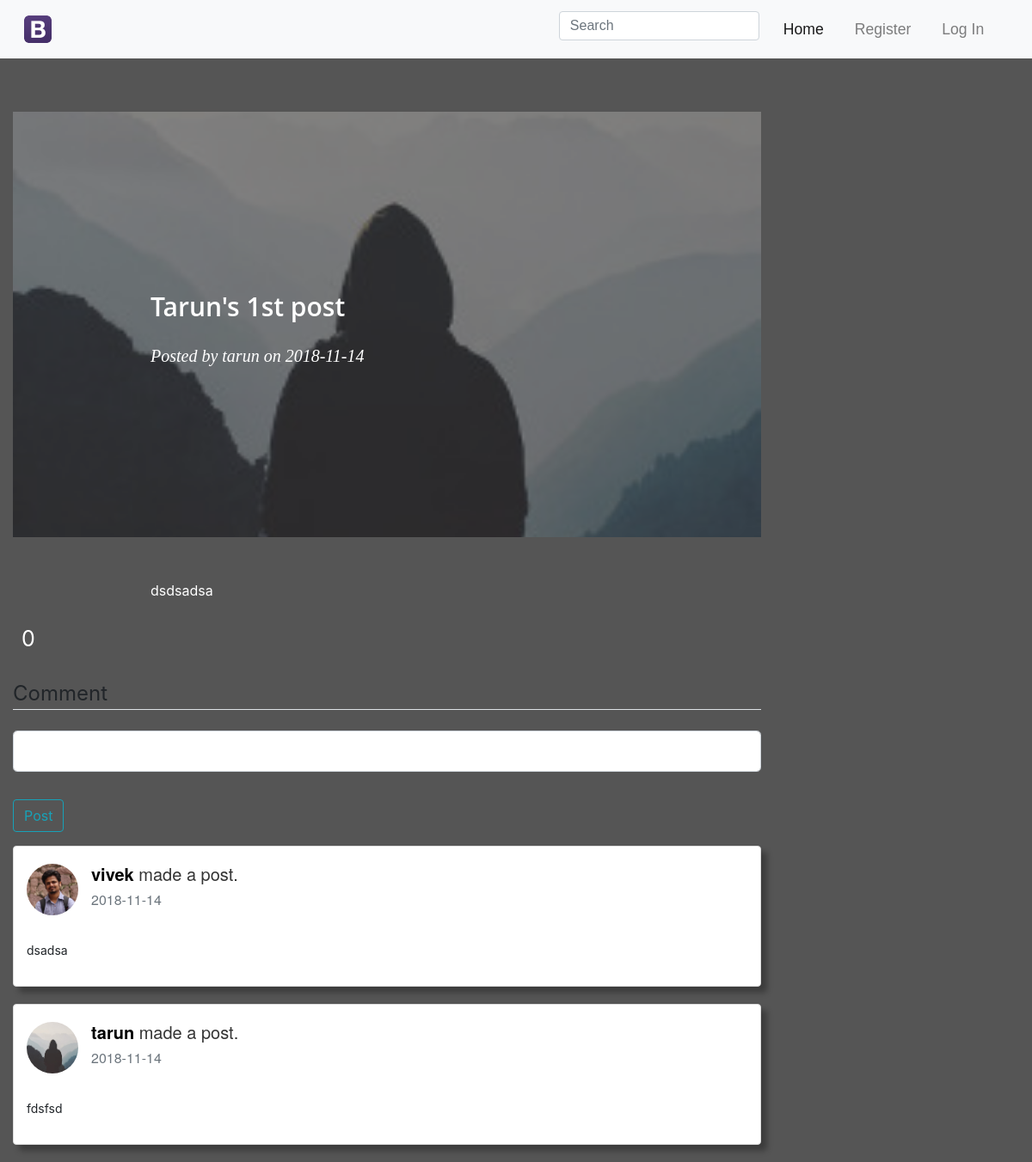
/post/11, run on the app's committed database.
### flaskblog/models.py (models this page shows, shortened)
class User(db.Model, UserMixin):
    id = db.Column(db.Integer, primary_key=True)
    username = db.Column(db.String(20), unique=True, nullable=False)
    email = db.Column(db.String(120), unique=True, nullable=False)
    image_file = db.Column(db.String(20), nullable=False, default='default.jpg')
    password = db.Column(db.String(60), nullable=False)
    posts = db.relationship('Post', backref='author', lazy=True)
    aboutme = db.Column(db.String(1000))
    user_comments = db.relationship('Comment', backref='commentor', lazy=True)
    liked = db.relationship('PostLike', foreign_keys='PostLike.user_id', backref='user', lazy='dynamic')

class Post(db.Model):
    id = db.Column(db.Integer, primary_key=True)
    title = db.Column(db.String(100), nullable=False)
    date_posted = db.Column(db.DateTime, nullable=False, default=datetime.utcnow)
    content = db.Column(db.Text, nullable=False)
    user_id = db.Column(db.Integer, db.ForeignKey('user.id'), nullable=False)
    published = db.Column(db.Boolean, default=False)
    comments = db.relationship('Comment', backref='post_comments', lazy=True)
    user_tag = db.Column(db.Text)
    likes = db.relationship('PostLike', backref='post', lazy='dynamic')
    theme = db.Column(db.Integer, default=1)

class Comment(db.Model):
    id = db.Column(db.Integer, primary_key=True)
    body = db.Column(db.String(140))
    timestamp = db.Column(db.DateTime, nullable=False, default=datetime.utcnow)
    username = db.Column(db.Text, default='Anonymous')
    comment_user_id = db.Column(db.Integer, db.ForeignKey('user.id'), nullable=True)
    post_id = db.Column(db.Integer, db.ForeignKey('post.id'))

### flaskblog/routes.py (the view)
@app.route("/post/<int:post_id>")
def post(post_id):
    post = Post.query.get_or_404(post_id)
    print(post.user_id)
    print(post.published)
    print(current_user)
    print(post.theme)
    if not post.published:
        if not post.author == current_user:
            abort(403)
    comments = Comment.query.filter_by(post_id=post_id)
    form = AddCommentForm()
    if post.theme == 2:
        return render_template('post2.html', title=post.title, post=post, form=form, comments=comments)
    elif post.theme == 3:
        return render_template('post3.html', title=post.title, post=post, form=form, comments=comments)
    else:
        return render_template('post.html', title=post.title, post=post, form=form, comments=comments)

### flaskblog/forms.py
class AddCommentForm(FlaskForm):
    body = StringField('Body', validators=[DataRequired()])
    submit = SubmitField("Post")

### flaskblog/templates/post2.html (shortened to what this page needs)
<!DOCTYPE html>
<html>
<head>
    <link rel="stylesheet" href="https://cdnjs.cloudflare.com/ajax/libs/uikit/3.0.0-rc.21/css/uikit.min.css" />
    <link rel="stylesheet" href="https://maxcdn.bootstrapcdn.com/bootstrap/4.0.0/css/bootstrap.min.css">
    <link rel="stylesheet" type="text/css" href="{{ url_for('static', filename='post2.css') }}">
    <link rel="stylesheet" href="https://cdnjs.cloudflare.com/ajax/libs/font-awesome/4.7.0/css/font-awesome.min.css">
    <header class="site-header">
        <nav class="navbar navbar-expand-md fixed-top navbar-light bg-light">
            <div class="container-fluid">
                <a class="navbar-brand" href="/"><img src="{{ url_for('static', filename= 'icons/Blogger.ico')}}"></a>
                <div class="collapse navbar-collapse" id="collapsibleNavbar">
                    <ul class="navbar-nav ml-auto ">
                        <li class="nav-item active">
                            <div class="ui-widget input-group md-form form-sm form-1 pl-0">
                                <form action="{{ url_for('search')}}" method="post"><input class="form-control my-0 py-1"  autocomplete="on" id="tag" name="tag" type="text" placeholder="Search" style="width: fit-content" aria-label="Search"></form>
                            </div>
                        </li>
                        <li class="nav-item active">
                            <a class="nav-link" href="{{ url_for('home') }}">Home</a>
                        </li>
                        {% if current_user.is_authenticated %}
                            <li class="nav-item">
                                <a class="nav-link" href="{{ url_for('new_post') }}">Create New Blog</a>
                            </li>
                            <li class="nav-item">
                                <a class="nav-link" href="{{ url_for('account') }}">Edit Profile</a>
                            </li>
                            <li class="nav-item">
                                <a class="nav-link" href="{{ url_for('logout') }}">Logout</a>
                            </li>
                            <li class="nav-item">
                                <a class="nav-link" href="{{ url_for('account') }}"><img class="rounded-image" src="{{ url_for('static', filename='profile_pics/' + current_user.image_file) }}" style="border-radius: 50%;width: 25px; height: 25px; padding-top: 0"></a>
                            </li>
                        {% else %}
                            <li class="nav-item">
                                <a class="nav-link" href="{{ url_for('register') }}">Register</a>
                            </li>
                            <li class="nav-item">
                                <a class="nav-link" href="{{ url_for('login') }}">Log In</a>
                            </li>
                        {% endif %}
                    </ul>
                </div>
            </div>
        </nav>
    </header>
</head>
<body>
<div class="outside-header">
    <main role="main" class="container-fluid" style="padding-top: 80px;">
        <div class="row">
            <div class="col-md-9">
                <header class="masthead" style="background-image: url({{ url_for('static', filename='profile_pics/' + post.author.image_file) }});">
                    <div class="overlay"></div>
                    <div class="container">
                        <div class="row">
                            <div class="col-lg-8 col-md-10 mx-auto">
                                <div class="post-heading">
                                    <h2 class="subheading" style="color: white">{{ post.title }}</h2>
                                    <span class="meta">Posted by
                <a href="{{ url_for('user_posts', username=post.author.username) }}">{{ post.author.username }}</a>
                on {{ post.date_posted.strftime('%Y-%m-%d') }}</span>
                                </div>
                            </div>
                        </div>
                    </div>
                </header>
                <article>
                    <div class="container">
                        <div class="row">
                            <div class="col-lg-8 col-md-10 mx-auto" style="color: white">
                                {{ post.content|safe }}
                            </div>
                        </div>
                    </div>
                </article>
                <div class="container row" style="color: #ffffff">
                    <p style="font-size: 25px; padding: 10px ">{{ post.likes.count() }}</p>
                </div>
                <div class="content-section">
                    <form method="POST" action="">
                        <fieldset class="form-group">
                            <legend class="border-bottom mb-4">Comment</legend>
                            <div class="form-group" >
                                {% if form.body.errors %}
                                    {{ form.body(class="form-control form-control-lg is-invalid") }}
                                    <div class="invalid-feedback">
                                        {% for error in form.body.errors %}
                                            <span>{{ error }}</span>
                                        {% endfor %}
                                    </div>
                                {% else %}
                                    {{ form.body(class="form-control form-control-lg") }}
                                {% endif %}
                            </div>
                        </fieldset>
                        <div class="form-group">
                            {{ form.submit(class="btn btn-outline-info") }}
                        </div>
                    </form>
                </div>
                {% if comments %}
                    {% for comment in comments %}
                        <div class="panel panel-white post panel-shadow">
                            <div class="post-heading">
                                <div class="pull-left image">
                                    {% if comment.comment_user_id %}
                                        <a href="{{ url_for('user_posts', username=comment.username) }}">
                                            <img src="{{ url_for('static', filename='profile_pics/' + comment.commentor.image_file) }}" class="img-circle avatar" alt="{{ comment.username }}'s profile">
                                        </a>
                                    {% else %}
                                        <img src="{{ url_for('static', filename='profile_pics/default.jpg') }}" class="img-circle avatar" alt="user profile image">
                                    {% endif %}
                                </div>
                                <div class="pull-left meta">
                                    <div class="title h5">
                                        {% if comment.comment_user_id %}
                                            <a href="{{ url_for('user_posts', username=comment.username) }}"><b>{{ comment.username }}</b></a>
                                        {% else %}
                                            <b id="temp">{{ comment.username }}</b>
                                        {% endif %}
                                        made a post.
                                    </div>
                                    <h6 class="text-muted time">{{ comment.timestamp.strftime('%Y-%m-%d') }}</h6>
                                </div>
                            </div>
                            <div class="post-description">
                                <p>{{ comment.body }}</p>
                            </div>
                        </div>
                    {% endfor %}
                {% endif %}
            </div>
        </div>
    </main>
</div>
</body>

### flaskblog/static/post2.css (style rules this page uses)
.panel { margin-bottom: 20px; background-color: #fff; border: 1px solid transparent; border-radius: 4px; -webkit-box-shadow: 0 1px 1px rgba(0,0,0,.05); box-shadow: 0 1px 1px rgba(0,0,0,.05); }
.pull-left { font-family: "Helvetica Neue",Helvetica,Arial,sans-serif; font-size: 14px; line-height: 1.42857143; color: #333; float: left !important; }
.img-circle { border-radius: 50%; }
.panel-shadow { box-shadow: rgba(0, 0, 0, 0.3) 7px 7px 7px; }
.panel-white { border: 1px solid #dddddd; }
.post .post-heading { height: 95px; padding: 20px 15px; }
.post .post-heading .avatar { width: 60px; height: 60px; display: block; margin-right: 15px; }
.post .post-heading .meta .title { margin-bottom: 0; }
.post .post-heading .meta .title a { color: black; }
.post .post-heading .meta .time { margin-top: 8px; color: #999; }
.post .post-description { padding: 15px; }
.post .post-description p { font-size: 14px; }
header.masthead { background-image: url('./bck.JPG');margin-bottom:50px;background:no-repeat center center;background-color:#868e96;background-attachment:scroll;position:relative;background-size:cover }
header.masthead .overlay { position:absolute;top:0;left:0;height:100%;width:100%;background-color:#212529;opacity:.5 }
header.masthead .page-heading,header.masthead .post-heading,header.masthead .site-heading { padding:200px 0 150px;color:#fff }
@media only screen and (min-width:768px) { header.masthead .page-heading,header.masthead .post-heading,header.masthead .site-heading { padding:200px 0 } }
header.masthead .post-heading .meta,header.masthead .post-heading .subheading { line-height:1.1;display:block }
header.masthead .post-heading .subheading { font-size:24px;font-weight:600;margin:10px 0 30px;font-family:'Open Sans','Helvetica Neue',Helvetica,Arial,sans-serif }
header.masthead .post-heading .meta { font-size:20px;font-weight:300;font-style:italic;font-family:Lora,'Times New Roman',serif }
header.masthead .post-heading .meta a { color:#fff }
@media only screen and (min-width:768px) { header.masthead .post-heading .subheading { font-size:30px } }
body { padding-top:50px; background: #555; }
#collapsibleNavbar { font-family: 'Poppins', sans-serif; color: #222; overflow: hidden; }
h1, h2, h3, h4, h5, h6 { color: #444444; }
.navbar { padding: 0.8rem; }
.navbar-nav li { padding-right: 20px; }
.nav-link { font-size: 1.1em; }

### data on the page
User: image_file (placeholder picture), author.username "tarun"
Post: title "Tarun's 1st post", date_posted "2018-11-14", content "dsdsadsa"
Comment: image_file (picture), username "vivek", timestamp "2018-11-14", body "dsadsa"
Comment: image_file (placeholder picture), username "tarun", timestamp "2018-11-14", body "fdsfsd"

### other printed values
{{ post.likes.count() }} "0"
